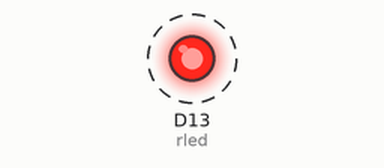
A program run on a simulated CircuitPython board. Shown: output pins drawn as LEDs (lit = HIGH). Dashed ring = blinking. What the program prints to the serial console is not drawn.

Above: at 0.5 s.
Timing chart, 0 to 4.6 s (numbered marks = the images above):
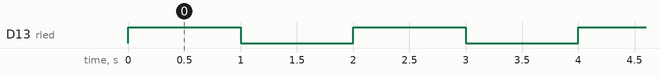

The program:

main.py
```python
import board
import digitalio
import time
# Assign pin D13 (On-Board Red LED)
rled = digitalio.DigitalInOut(board.D13)
# Set pin IO Direction
rled.direction = digitalio.Direction.OUTPUT
# Main Loop
while True:
    # Serial Output
    print("Hello, CircuitPython!")
    # Set LED state to ON
    rled.value = True
    # Pause for 1 second
    time.sleep(1)
    # Set LED state to OFF
    rled.value = False
    # Pause for 1 second
    time.sleep(1)
```

Measured:
- by itself, D13 (rled): alternates HIGH for 1.0 s and LOW for 1.0 s
